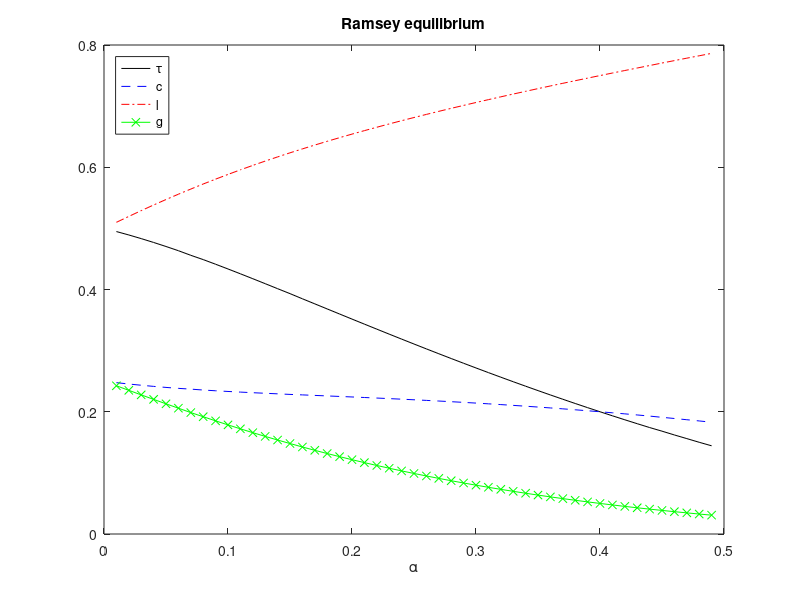
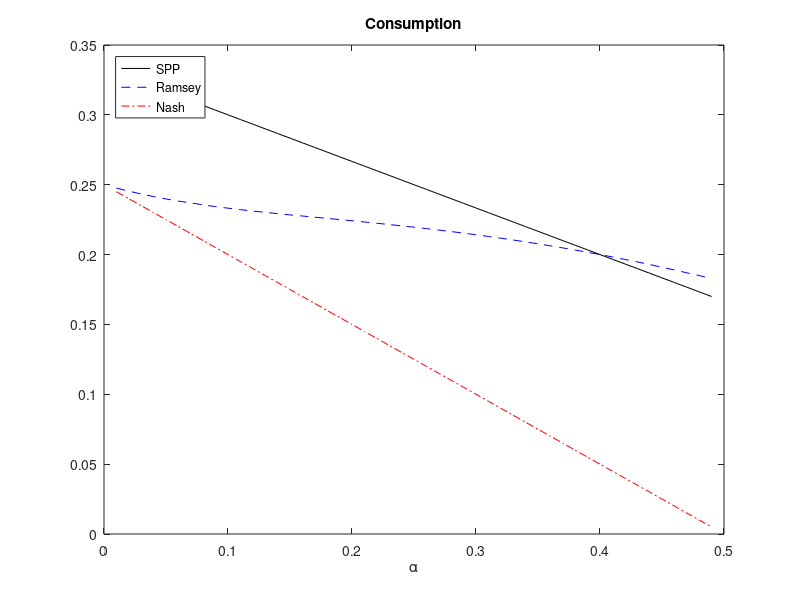
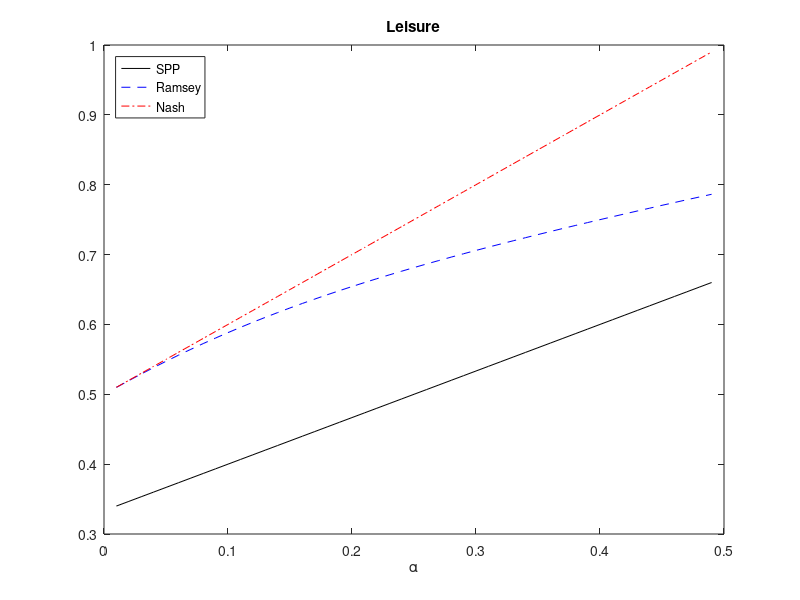
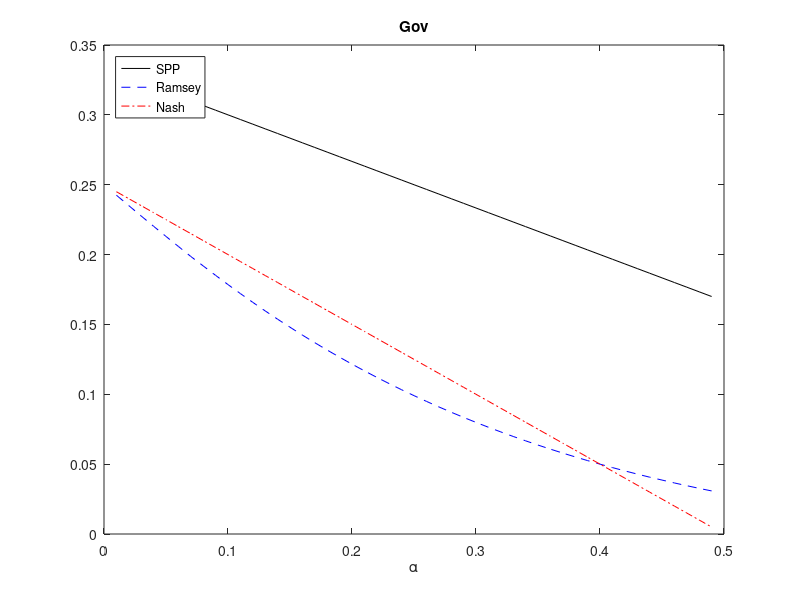

These charts were generated, in order, by the following MATLAB code:
mkdir('pings')
clear; close all; clc

alpha = 0.01:0.01:0.49;
tg = 0*alpha;
objfn = @(t,a) -2*(1-t+a)^(-1) + 2*(1-t)^(-1) + (-3*a + 1 - 2*t)/(2*a*(1-t) + t*(1-t-a));
for i=1:length(alpha)
    tempobj = @(t)abs(objfn(t,alpha(i)));
    tg(i) = fmincon(tempobj,0.1,[1;-1],[1;0]);
end
% cg = (1-tg).*(.5 - (alpha)./(2*(1-tg)));
lg = 0.5+ (alpha./(2*(1-tg)));
cg = (1-tg).*(1-lg);
gg = tg.*(1-lg);
ug = log(lg) + log(alpha + cg) + log(alpha + gg);
figure
plot(alpha,tg,'k')
hold on
plot(alpha,cg,'b--')
plot(alpha,lg,'r-.')
plot(alpha,gg,'g-x')
hold off
set(gcf,'Color',[1 1 1])
title('Ramsey equilibrium')
legend('\tau','c','l','g','Location','NorthWest')
xlabel('\alpha')
cd('pings')
saveas(gcf,'ramsey.png')
cd('..')

% calculate spp
csp = (1 - alpha)./3;
gsp = csp;
lsp = (2*alpha + 1)./3;
usp = log(lsp) + log(alpha+csp)+log(alpha+gsp);
tsp = gsp./(1-lsp);

% calculate ne
cne = 0.25 - 0.5*alpha;
gne = cne;
lne = alpha + 0.5;
une = log(lne) + log(alpha+cne) + log(alpha+gne);
tne = gne./(1-lne);

figure
plot(alpha,csp,'k')
hold on
plot(alpha,cg,'b--')
plot(alpha,cne,'r-.')
hold off
set(gcf,'Color',[1 1 1])
title('Consumption')
legend('SPP','Ramsey','Nash','Location','NorthWest')
xlabel('\alpha')
cd('pings')
saveas(gcf,'cons.png')
cd('..')

figure
plot(alpha,lsp,'k')
hold on
plot(alpha,lg,'b--')
plot(alpha,lne,'r-.')
hold off
set(gcf,'Color',[1 1 1])
title('Leisure')
legend('SPP','Ramsey','Nash','Location','NorthWest')
xlabel('\alpha')
cd('pings')
saveas(gcf,'leisure.png')
cd('..')

figure
plot(alpha,gsp,'k')
hold on
plot(alpha,gg,'b--')
plot(alpha,gne,'r-.')
hold off
set(gcf,'Color',[1 1 1])
title('Gov')
legend('SPP','Ramsey','Nash','Location','NorthWest')
xlabel('\alpha')
cd('pings')
saveas(gcf,'gov.png')
cd('..')

figure
plot(alpha,usp,'k')
hold on
plot(alpha,ug,'b--')
plot(alpha,une,'r-.')
hold off
set(gcf,'Color',[1 1 1])
title('Utility')
legend('SPP','Ramsey','Nash','Location','NorthWest')
xlabel('\alpha')
cd('pings')
saveas(gcf,'util.png')
cd('..')

figure
plot(alpha,tsp,'k')
hold on
plot(alpha,tg,'b--')
plot(alpha,tne,'r-.')
hold off
ylim([0 0.6])
set(gcf,'Color',[1 1 1])
title('\tau')
legend('SPP','Ramsey','Nash','Location','NorthWest')
xlabel('\alpha')
cd('pings')
saveas(gcf,'tau.png')
cd('..')

%% calculate betabar
betabar = 0*tg;
for i=1:length(alpha)
    if ug(i)>une(i)
        temputil = log(lg(i)) + log(alpha(i) + (0.5)*(1-lg(i))) + log(alpha(i) + 0.5*(1-lg(i)));
        genobj = @(b) abs(ug(i)*(1/(1-b)) - temputil - (b/(1-b)*une(i)));
        betabar(i) = fmincon(genobj,0.1,[1;-1],[1;0]);
    else
        betabar(i) = 1;
    end
end
figure
plot(alpha,betabar)
set(gcf,'Color',[1 1 1])
title('\beta_L')
%legend('SPP','Ramsey','Nash','Location','NorthWest')
xlabel('\alpha')
cd('pings')
saveas(gcf,'beta.png')
cd('..')